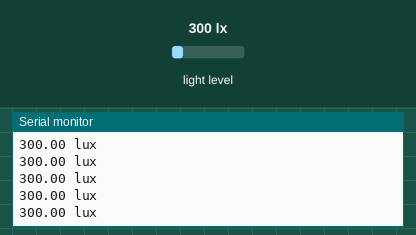
Simulated run of this sketch. Board: Arduino Uno, built with avr-gcc and run on an emulated ATmega328P. Parts: the last lines printed to the serial monitor. The test bench sets the inputs (shaded band); at power-on: light level 300 lx.

Above: at 4.6 s.
4.7 s: light level set to 40 lx
At 5.01 s:
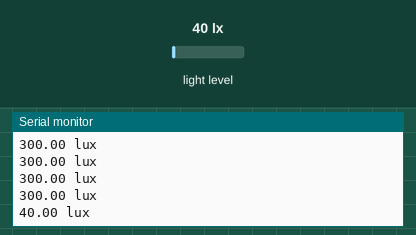
6.2 s: light level set to 500 lx
At 6.33 s:
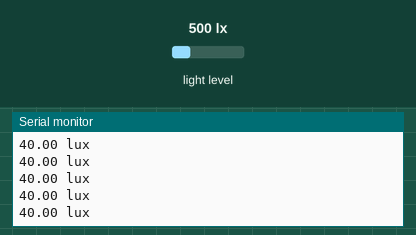
Timing chart, 0 to 9.2 s (numbered marks = the images above; inputs shaded):
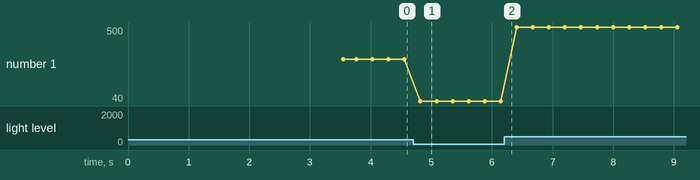

Measured:
- after the input at 4.7 s, the serial monitor: prints a new line after 0.12 s (image 1)
- plotted number 1: 300 → 40 after the input at 4.7 s, 40 → 500 after the input at 6.2 s

The sketch:

sensorapi_light_sensor_tsl2561_adafruit_version.ino
```cpp
#include <Wire.h>
#include <Adafruit_Sensor.h>
#include <Adafruit_TSL2561_U.h>

/* This driver uses the Adafruit unified sensor library (Adafruit_Sensor),
   which provides a common 'type' for sensor data and some helper functions.

   To use this driver you will also need to download the Adafruit_Sensor
   library and include it in your libraries folder.

   You should also assign a unique ID to this sensor for use with
   the Adafruit Sensor API so that you can identify this particular
   sensor in any data logs, etc.  To assign a unique ID, simply
   provide an appropriate value in the constructor below (12345
   is used by default in this example).

   Connections
   ===========
   Connect SCL to analog 13
   Connect SDA to analog 12
   Connect VDD to 3.3V DC - 5.1 DC Max
   Connect GROUND to common ground

   I2C Address
   ===========
   The address will be different depending on whether you leave
   the ADDR pin floating (addr 0x39), or tie it to ground or vcc.
   The default addess is 0x39, which assumes the ADDR pin is floating
   (not connected to anything).  If you set the ADDR pin high
   or low, use TSL2561_ADDR_HIGH (0x49) or TSL2561_ADDR_LOW
   (0x29) respectively.

   History
   =======
   2013/JAN/31  - First version (KTOWN)
*/

Adafruit_TSL2561_Unified tsl1 = Adafruit_TSL2561_Unified(TSL2561_ADDR_HIGH, 11223);
Adafruit_TSL2561_Unified tsl2 = Adafruit_TSL2561_Unified(TSL2561_ADDR_LOW, 22334);


/**************************************************************************/
/*
    Displays some basic information on this sensor from the unified
    sensor API sensor_t type (see Adafruit_Sensor for more information)
*/
/**************************************************************************/
void displaySensorDetails(void)
{
  sensor_t sensor1;
  tsl1.getSensor(&sensor1);
  Serial.println("------------------------------------");
  Serial.print  ("Sensor:       "); Serial.println(sensor1.name);
  Serial.print  ("Driver Ver:   "); Serial.println(sensor1.version);
  Serial.print  ("Unique ID:    "); Serial.println(sensor1.sensor_id);
  Serial.print  ("Max Value:    "); Serial.print(sensor1.max_value); Serial.println(" lux");
  Serial.print  ("Min Value:    "); Serial.print(sensor1.min_value); Serial.println(" lux");
  Serial.print  ("Resolution:   "); Serial.print(sensor1.resolution); Serial.println(" lux");
  Serial.println("------------------------------------");
  Serial.println("");
  delay(1500);

  sensor_t sensor2;
  tsl2.getSensor(&sensor2);
  Serial.println("------------------------------------");
  Serial.print  ("Sensor:       "); Serial.println(sensor2.name);
  Serial.print  ("Driver Ver:   "); Serial.println(sensor2.version);
  Serial.print  ("Unique ID:    "); Serial.println(sensor2.sensor_id);
  Serial.print  ("Max Value:    "); Serial.print(sensor2.max_value); Serial.println(" lux");
  Serial.print  ("Min Value:    "); Serial.print(sensor2.min_value); Serial.println(" lux");
  Serial.print  ("Resolution:   "); Serial.print(sensor2.resolution); Serial.println(" lux");
  Serial.println("------------------------------------");
  Serial.println("");
  delay(1500);
}

void configureSensor(void)
{
 // You can also manually set the gain or enable auto-gain support */
  // tsl1.setGain(TSL2561_GAIN_1X);      /* No gain ... use in bright light to avoid sensor saturation */
  // tsl1.setGain(TSL2561_GAIN_16X);     /* 16x gain ... use in low light to boost sensitivity */
  tsl1.enableAutoRange(true);            /* Auto-gain ... switches automatically between 1x and 16x */
//  tsl2.setGain(TSL2561_GAIN_1X);      /* No gain ... use in bright light to avoid sensor saturation */
 // tsl2.setGain(TSL2561_GAIN_16X);     /* 16x gain ... use in low light to boost sensitivity */
  tsl2.enableAutoRange(true);            /* Auto-gain ... switches automatically between 1x and 16x */

// Changing the integration time gives you better sensor resolution (402ms = 16-bit data)
  // tsl1.setIntegrationTime(TSL2561_INTEGRATIONTIME_13MS);      /* fast but low resolution */
  tsl1.setIntegrationTime(TSL2561_INTEGRATIONTIME_101MS);  /* medium resolution and speed   */
  // tsl1.setIntegrationTime(TSL2561_INTEGRATIONTIME_402MS);  /* 16-bit data but slowest conversions */

  // tsl2.setIntegrationTime(TSL2561_INTEGRATIONTIME_13MS);      /* fast but low resolution */
  tsl2.setIntegrationTime(TSL2561_INTEGRATIONTIME_101MS);  /* medium resolution and speed   */
  // tsl2.setIntegrationTime(TSL2561_INTEGRATIONTIME_402MS);  /* 16-bit data but slowest conversions */

  /* Update these values depending on what you've set above! */
  Serial.println("---------------tsl1-----------------");
  Serial.print  ("Gain:        "); Serial.println("Auto");
  Serial.print  ("Timing:      "); Serial.println(" 101 ms");
  Serial.println("------------------------------------");
  Serial.println("");


  Serial.println("---------------tsl2-----------------");
  Serial.print  ("Gain:        "); Serial.println("Auto");
  Serial.print  ("Timing:      "); Serial.println(" 101 ms");
  Serial.println("------------------------------------");
  Serial.println("");

}

/**************************************************************************/
/*
    Arduino setup function (automatically called at startup)
*/
/**************************************************************************/
void setup(void)
{
  Serial.begin(9600);
  Serial.println("Light Sensor Test"); Serial.println("");

  /* Initialise the sensor */
  if (!tsl1.begin())
  {
    /* There was a problem detecting the TSL2561 ... check your connections */
    Serial.print("Ooops, no TSL2561_1 detected ... Check your wiring or I2C ADDR!");
    while (1);
  }

    if (!tsl2.begin())
  {
    /* There was a problem detecting the TSL2561 ... check your connections */
    Serial.print("Ooops, no TSL2561_2 detected ... Check your wiring or I2C ADDR!");
    while (1);
  }

  /* Display some basic information on this sensor */
  displaySensorDetails();

  /* Setup the sensor gain and integration time */
  configureSensor();

  /* We're ready to go! */
  Serial.println("");
}

/**************************************************************************/
/*
    Arduino loop function, called once 'setup' is complete (your own code
    should go here)
*/
/**************************************************************************/
void loop(void)
{
  /* Get a new sensor event */
  sensors_event_t event1;
  tsl1.getEvent(&event1);

  /* Display the results (light is measured in lux) */
  if (event1.light)
  {
    Serial.print(event1.light); Serial.println(" lux");
  }
  else
  {
    /* If event.light = 0 lux the sensor is probably saturated
       and no reliable data could be generated! */
    Serial.println("Sensor overload");
  }
  delay(250);

   /* Get a new sensor event */
  sensors_event_t event2;
  tsl1.getEvent(&event2);

  /* Display the results (light is measured in lux) */
  if (event2.light)
  {
    Serial.print(event2.light); Serial.println(" lux");
  }
  else
  {
    /* If event.light = 0 lux the sensor is probably saturated
       and no reliable data could be generated! */
    Serial.println("Sensor overload");
  }
  delay(250);
}
```
